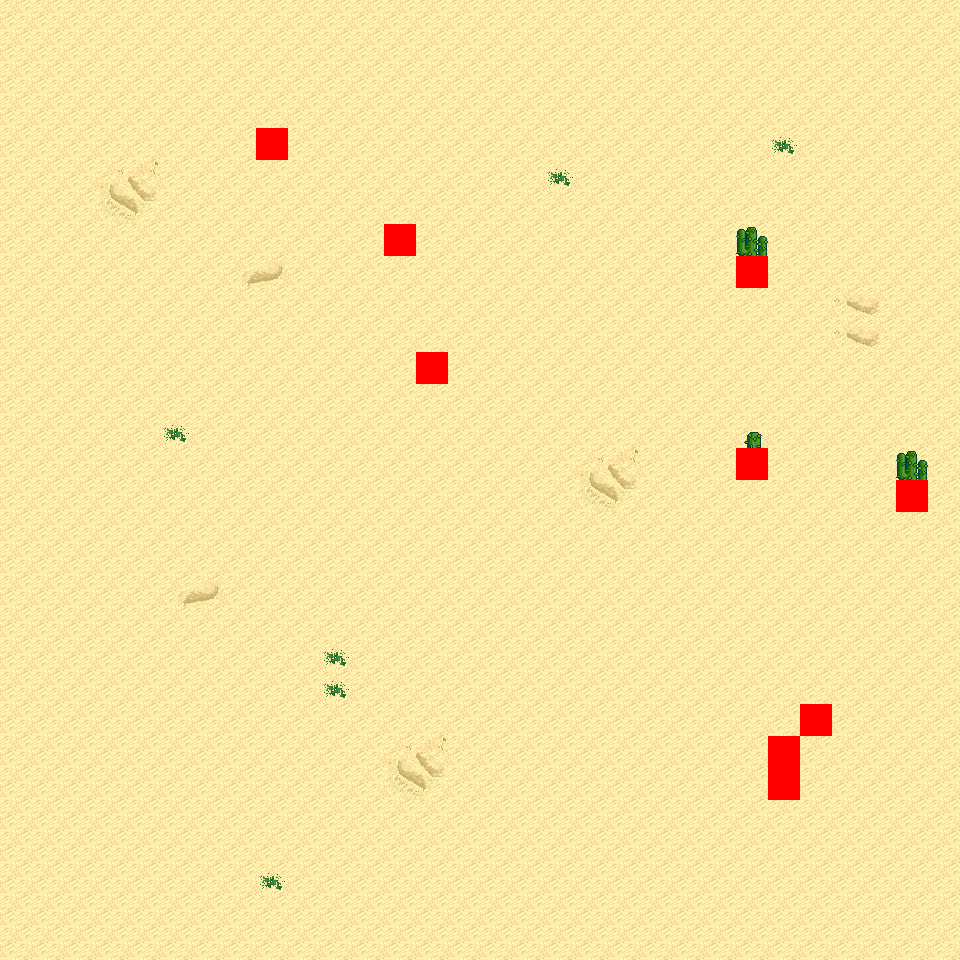

This is a level from a 2D game, rendered from its Tiled map with the project's own tilesets. A one-line summary and the map file follow, with tile-layer data summarised:
An orthogonal 30x30 tile map with 32x32 px tiles, 6 tile layers (Ground, Object, Object2, Above, ...), 8 tilesets and 3 objects (3x mapExit).

<map version="1.0" orientation="orthogonal" renderorder="right-down" width="30" height="30" tilewidth="32" tileheight="32" nextobjectid="4">
  <tileset firstgid="1" name="tileset_logic_collision" tilewidth="32" tileheight="32" tilecount="1" columns="1">
    <image source="../drawable/tileset_logic_collision.png" width="32" height="32" />
  </tileset>
  <tileset firstgid="2" name="tileset_ground_ground" tilewidth="32" tileheight="32" tilecount="33" columns="3">
    <image source="../drawable/tileset_ground_ground.png" width="96" height="352" />
  </tileset>
  <tileset firstgid="35" name="tileset_ground_ridge_earth_pale" tilewidth="32" tileheight="32" tilecount="96" columns="12">
    <image source="../drawable/tileset_ground_ridge_earth_pale.png" width="384" height="256" />
  </tileset>
  <tileset firstgid="131" name="tileset_ground_ridge_earth_dark" tilewidth="32" tileheight="32" tilecount="96" columns="12">
    <image source="../drawable/tileset_ground_ridge_earth_dark.png" width="384" height="256" />
  </tileset>
  <tileset firstgid="227" name="tileset_terrain_desert" tilewidth="32" tileheight="32" tilecount="88" columns="8">
    <image source="../drawable/tileset_terrain_desert.png" width="256" height="352" />
  </tileset>
  <tileset firstgid="315" name="tileset_plant_tree_tree_darkgreen" tilewidth="32" tileheight="32" tilecount="88" columns="8">
    <image source="../drawable/tileset_plant_tree_tree_darkgreen.png" width="256" height="352" />
  </tileset>
  <tileset firstgid="403" name="tileset_ground_sand_2" tilewidth="32" tileheight="32" tilecount="15" columns="5">
    <image source="../drawable/tileset_ground_sand_2.png" width="160" height="96" />
  </tileset>
  <tileset firstgid="418" name="tileset_plant_cactus_2" tilewidth="32" tileheight="32" tilecount="10" columns="5">
    <image source="../drawable/tileset_plant_cactus_2.png" width="160" height="64" />
  </tileset>
  <layer name="Ground" width="30" height="30">
    <data>[900 cells, 900 non-empty, 11 distinct tile ids]</data>
  </layer>
  <layer name="Object" width="30" height="30">
    <data>[900 cells, 6 non-empty, 3 distinct tile ids]</data>
  </layer>
  <layer name="Object2" width="30" height="30">
    <data>[900 cells, 0 non-empty, 0 distinct tile ids]</data>
  </layer>
  <layer name="Above" width="30" height="30">
    <data>[900 cells, 3 non-empty, 2 distinct tile ids]</data>
  </layer>
  <layer name="Above2" width="30" height="30">
    <data>[900 cells, 0 non-empty, 0 distinct tile ids]</data>
  </layer>
  <layer name="Walkable" width="30" height="30">
    <data>[900 cells, 9 non-empty, 1 distinct tile ids]</data>
  </layer>
  <objectgroup name="MapEvents">
    <object id="1" name="north" type="mapExit" x="0" y="0" width="960" height="32">
      <properties>
        <property name="map" value="level_0_x51_y145" />
        <property name="x" value="0" />
        <property name="y" value="28" />
      </properties>
    </object>
    <object id="2" name="south" type="mapExit" x="0" y="928" width="960" height="32">
      <properties>
        <property name="map" value="level_0_x51_y147" />
        <property name="x" value="0" />
        <property name="y" value="1" />
      </properties>
    </object>
    <object id="3" name="east" type="mapExit" x="928" y="0" width="32" height="960">
      <properties>
        <property name="map" value="level_0_x52_y146" />
        <property name="x" value="1" />
        <property name="y" value="0" />
      </properties>
    </object>
  </objectgroup>
</map>
